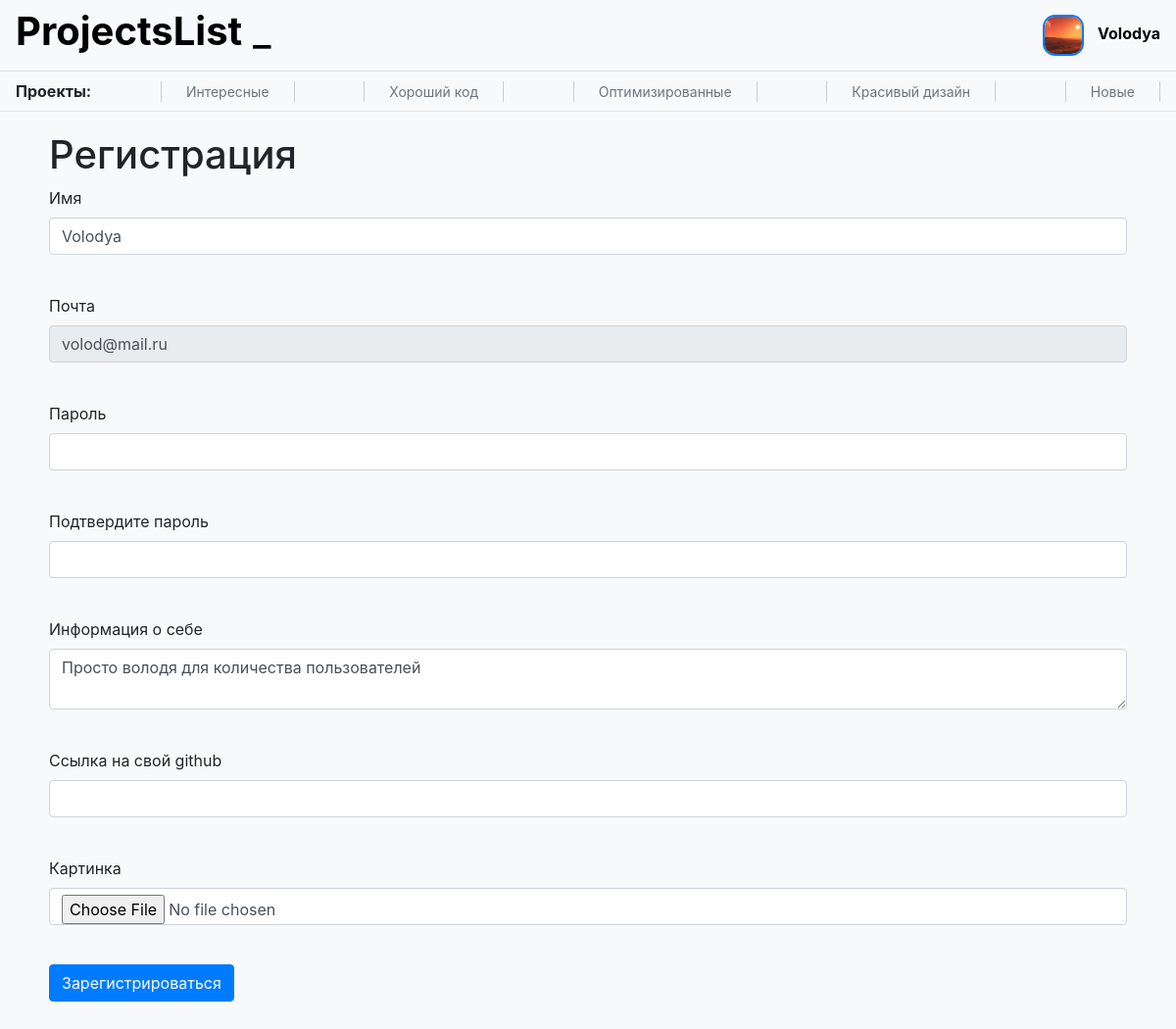
Screenshot of /user3/edit (signed in) with the database file from the repository.
### data/users.py (models this page shows, shortened)
class User(SqlAlchemyBase, UserMixin):
    __tablename__ = 'users'
    id = sa.Column(sa.Integer, primary_key=True, autoincrement=True)
    name = sa.Column(sa.String)
    mail = sa.Column(sa.String, unique=True)
    hashed_password = sa.Column(sa.String)
    info = sa.Column(sa.String)
    image = sa.Column(sa.String)
    github = sa.Column(sa.String)
    create_time = sa.Column(sa.DateTime, default=datetime.now)
    posts = sa.orm.relationship('Post', back_populates='author')
    comments = sa.orm.relationship('Comment', back_populates='author')
    liked_posts = sa.orm.relationship('Post', back_populates='users_who_liked', secondary='rating_posts')
    liked_comments = sa.orm.relationship('Comment', back_populates='users_who_liked', secondary='rating_comments')

### server.py (the view, shortened to what this page needs)
@app.route('/user<int:id>/edit', methods=['GET', 'POST'])
def user_edit(id):
    if current_user.id == id:
        db = db_session.create_session()
        user = db.query(User).filter(User.id==id).first()
        if user:
            form = RegisterForm()
            if not form.validate_on_submit():
                form.name.data = user.name
                form.info.data = user.info
                form.github.data = user.github
                form.image.data = open(user.image)
                form.mail.data = user.mail
                return flask.render_template('register.html', title='Изменить профиль', form=form, edit=True)
        else:
            flask.abort(404, 'Пользователь не найден')
    else:
        return 'В доступе запрещено'

### forms/register_form.py
class RegisterForm(FlaskForm):
    mail = EmailField('Почта', validators=[DataRequired()])
    password = PasswordField('Пароль', validators=[DataRequired()])
    password_again = PasswordField('Подтвердите пароль', validators=[DataRequired()])
    name = StringField('Имя', validators=[DataRequired()])
    info = TextAreaField('Информация о себе')
    github = StringField('Ссылка на свой github')
    image = FileField('Картинка')
    submit = SubmitField('Зарегистрироваться')

### data/db_session.py (called while the page is built)
def create_session() -> Session:
    global __factory
    return __factory()

### server.py (called while the page is built)
@login_manager.user_loader
def load_user(user_id):
    try:
        db = db_session.create_session()
        return db.query(User).get(user_id)
    finally:
        db.close()

### templates/register.html (shortened to what this page needs)
{% extends "base.html" %}
{% block content %}
<h1>Регистрация</h1>
<form action="" method="post" enctype="multipart/form-data">
    <p>
        {{ form.name.label }}<br>
        {{ form.name(class="form-control") }}<br>
    </p>
    <p>
        {{ form.mail.label }}<br>
        {% if edit %}
            {{ form.mail(class="form-control", type="email", readonly=True) }}<br>
        {% else %}
            {{ form.mail(class="form-control", type="email") }}<br>
        {% endif %}
    </p>
    <p>
        {{ form.password.label }}<br>
        {{ form.password(class="form-control", type="password") }}<br>
    </p>
    <p>
        {{ form.password_again.label }}<br>
        {{ form.password_again(class="form-control", type="password") }}<br>
    </p>
    <p>
        {{ form.info.label }}<br>
        {{ form.info(class="form-control") }}<br>
    </p>
    <p>
        {{ form.github.label }}<br>
        {{ form.github(class="form-control") }}<br>
    </p>
    <p>
        {{ form.image.label }}<br>
        {{ form.image(class="form-control") }}<br>
    </p>
    <p>{{ form.submit(type="submit", class="btn btn-primary") }}</p>
</form>
{% endblock %}

### templates/base.html (shortened to what this page needs)
<!doctype html>
<html lang="en">
<head>
    <link rel="stylesheet"
          href="https://stackpath.bootstrapcdn.com/bootstrap/4.4.1/css/bootstrap.min.css"
>
    {% if style=='retro' %}
    <link text="text/css"  href="{{ url_for('static', filename='css/retro.css') }}" rel="stylesheet">
    {% else %}
    <link text="text/css"  href="{{ url_for('static', filename='css/style.css') }}" rel="stylesheet">
    {% endif %}
</head>
<body>
<header>
    <nav class="navbar">
        <h1><b><a href='/'>ProjectsList</a></b>
        <span class="blinking-symbol"><a href='/?style=retro'>_</a></span></h1>
        {% if current_user.is_authenticated %}
        	<div class='user-navbar'>
			<img class='user-icon' src='/{{current_user.image}}' width='42' height='42' /img>
			<a class='user-name' href="/user{{current_user.id}}">{{ current_user.name }}</a>
		</div>
        {% else %}
		<a class="btn btn-primary " href="/register">Зарегистрироваться</a>
		<a class="btn btn-success" href="/login">Войти</a>
        {% endif %}
    </nav>
    <nav class="category navbar ">
        <b>Проекты:</b>
        <a href='/interesting'>Интересные</a>
        <a href='/goodcode'>Хороший код</a>
        <a href='/optimized'>Оптимизированные</a>
        <a href='/beautifuldesign '>Красивый дизайн</a>
        <a href='/new'>Новые</a>
    </nav>
</header>
<main role="main" class='container'>
    {% block content %}{% endblock %}
</main>
</body>
</html>

### static/css/style.css (style rules this page uses)
.container { justify-content: space-between; flex-wrap: wrap; padding: 20px; }
body { background-color: #f8f9fa; }
.navbar { border-bottom: 1px solid #dee2e6; }
.navbar a { text-decoration: none; color: #000; }
.user-icon { border-radius: 30%; margin-right: 10px; border: 2px solid #007bff; }
.user-name { color: #007bff; font-weight: bold; text-decoration: none; }
.category a { color: #6c757d; font-size: 14px; border-right: 1px solid; border-left: 1px solid; border-color: #ccc; padding-right: 25px; padding-left: 25px; }
.blinking-symbol { animation: blink 3s infinite; }

### rows the page displays
User: image (picture), name "Volodya", mail "volod@mail.ru", info "Просто володя для количества пользователей"
